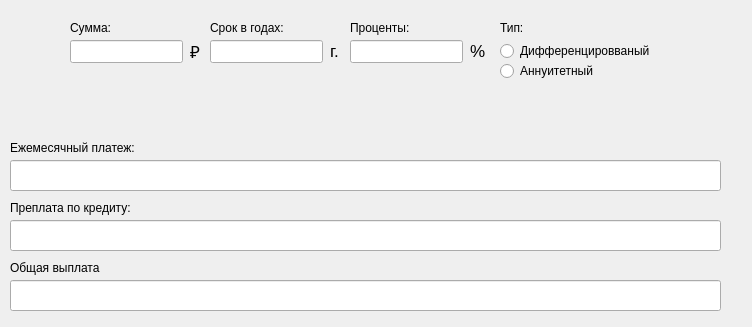
<?xml version="1.0" encoding="UTF-8"?>
<ui version="4.0">
 <class>Credit</class>
 <widget class="QDialog" name="Credit">
  <property name="geometry">
   <rect>
    <x>0</x>
    <y>0</y>
    <width>752</width>
    <height>327</height>
   </rect>
  </property>
  <property name="windowTitle">
   <string>Credit</string>
  </property>
  <widget class="QLabel" name="total_month">
   <property name="geometry">
    <rect>
     <x>10</x>
     <y>140</y>
     <width>161</width>
     <height>16</height>
    </rect>
   </property>
   <property name="text">
    <string>Ежемесячный платеж:</string>
   </property>
  </widget>
  <widget class="QLabel" name="pereplatas">
   <property name="geometry">
    <rect>
     <x>10</x>
     <y>200</y>
     <width>151</width>
     <height>16</height>
    </rect>
   </property>
   <property name="text">
    <string>Преплата по кредиту:</string>
   </property>
  </widget>
  <widget class="QLabel" name="total">
   <property name="geometry">
    <rect>
     <x>10</x>
     <y>260</y>
     <width>131</width>
     <height>16</height>
    </rect>
   </property>
   <property name="text">
    <string>Общая выплата</string>
   </property>
  </widget>
  <widget class="QLabel" name="label_4">
   <property name="geometry">
    <rect>
     <x>70</x>
     <y>20</y>
     <width>51</width>
     <height>16</height>
    </rect>
   </property>
   <property name="text">
    <string>Сумма:</string>
   </property>
  </widget>
  <widget class="QLabel" name="label_5">
   <property name="geometry">
    <rect>
     <x>180</x>
     <y>40</y>
     <width>41</width>
     <height>16</height>
    </rect>
   </property>
   <property name="text">
    <string>:</string>
   </property>
  </widget>
  <widget class="QLabel" name="label_6">
   <property name="geometry">
    <rect>
     <x>210</x>
     <y>20</y>
     <width>151</width>
     <height>16</height>
    </rect>
   </property>
   <property name="text">
    <string>Срок в годах:</string>
   </property>
  </widget>
  <widget class="QRadioButton" name="diffType">
   <property name="geometry">
    <rect>
     <x>500</x>
     <y>40</y>
     <width>191</width>
     <height>22</height>
    </rect>
   </property>
   <property name="text">
    <string>Дифференцировваный</string>
   </property>
  </widget>
  <widget class="QRadioButton" name="annType">
   <property name="geometry">
    <rect>
     <x>500</x>
     <y>60</y>
     <width>106</width>
     <height>22</height>
    </rect>
   </property>
   <property name="text">
    <string>Аннуитетный</string>
   </property>
  </widget>
  <widget class="QLineEdit" name="sum">
   <property name="geometry">
    <rect>
     <x>70</x>
     <y>40</y>
     <width>113</width>
     <height>23</height>
    </rect>
   </property>
  </widget>
  <widget class="QLineEdit" name="procent">
   <property name="geometry">
    <rect>
     <x>350</x>
     <y>40</y>
     <width>113</width>
     <height>23</height>
    </rect>
   </property>
  </widget>
  <widget class="QLineEdit" name="term">
   <property name="geometry">
    <rect>
     <x>210</x>
     <y>40</y>
     <width>113</width>
     <height>23</height>
    </rect>
   </property>
  </widget>
  <widget class="QLineEdit" name="output">
   <property name="geometry">
    <rect>
     <x>10</x>
     <y>160</y>
     <width>711</width>
     <height>31</height>
    </rect>
   </property>
   <property name="readOnly">
    <bool>false</bool>
   </property>
  </widget>
  <widget class="QLineEdit" name="cr_pereplata">
   <property name="geometry">
    <rect>
     <x>10</x>
     <y>220</y>
     <width>711</width>
     <height>31</height>
    </rect>
   </property>
   <property name="readOnly">
    <bool>true</bool>
   </property>
  </widget>
  <widget class="QLineEdit" name="total_cr">
   <property name="geometry">
    <rect>
     <x>10</x>
     <y>280</y>
     <width>711</width>
     <height>31</height>
    </rect>
   </property>
   <property name="readOnly">
    <bool>true</bool>
   </property>
  </widget>
  <widget class="QLabel" name="label_7">
   <property name="geometry">
    <rect>
     <x>190</x>
     <y>40</y>
     <width>16</width>
     <height>21</height>
    </rect>
   </property>
   <property name="font">
    <font>
     <pointsize>13</pointsize>
    </font>
   </property>
   <property name="text">
    <string>₽</string>
   </property>
   <property name="scaledContents">
    <bool>true</bool>
   </property>
  </widget>
  <widget class="QLabel" name="label_8">
   <property name="geometry">
    <rect>
     <x>330</x>
     <y>40</y>
     <width>16</width>
     <height>21</height>
    </rect>
   </property>
   <property name="font">
    <font>
     <pointsize>13</pointsize>
    </font>
   </property>
   <property name="text">
    <string>г.</string>
   </property>
   <property name="scaledContents">
    <bool>true</bool>
   </property>
  </widget>
  <widget class="QLabel" name="label_9">
   <property name="geometry">
    <rect>
     <x>350</x>
     <y>20</y>
     <width>151</width>
     <height>16</height>
    </rect>
   </property>
   <property name="text">
    <string>Проценты:</string>
   </property>
  </widget>
  <widget class="QLabel" name="label_10">
   <property name="geometry">
    <rect>
     <x>470</x>
     <y>40</y>
     <width>16</width>
     <height>21</height>
    </rect>
   </property>
   <property name="font">
    <font>
     <pointsize>13</pointsize>
    </font>
   </property>
   <property name="text">
    <string>%</string>
   </property>
   <property name="scaledContents">
    <bool>true</bool>
   </property>
  </widget>
  <widget class="QLabel" name="label_11">
   <property name="geometry">
    <rect>
     <x>500</x>
     <y>20</y>
     <width>151</width>
     <height>16</height>
    </rect>
   </property>
   <property name="text">
    <string>Тип:</string>
   </property>
  </widget>
 </widget>
 <resources/>
 <connections/>
</ui>
